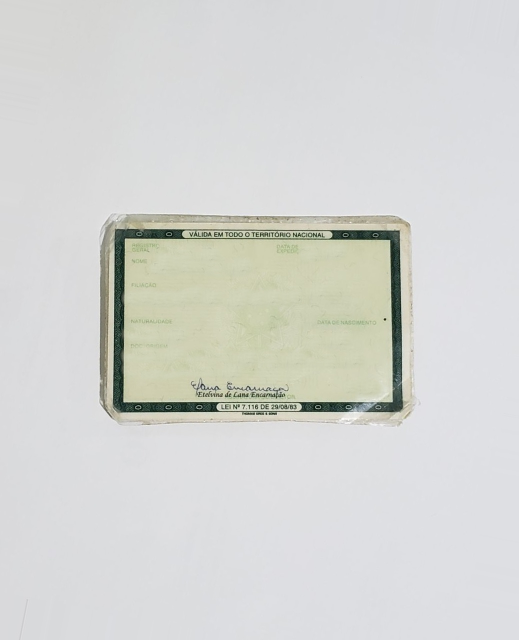
#> input picture identidade.jpeg, 1037 x 1280 px (shown at 1/2 size)
$ python recorte.py identidade.jpeg   (older library calls are emulated)
#> lines starting #> are read from the running program, lines starting #| are printed output that depends on the picture; after the words box and inside, x2 and y2 are one past the last pixel; in counts of white or black regions, pixels touching at a corner belong together; long printed decimals are rounded
#!/usr/bin/env python
'''Crop an image to just the portions containing text.

Usage:

    python3 crop_morphology.py path/to/image.jpg

This will place the cropped image in path/to/image.crop.png.

For details on the methodology, see
http://www.danvk.org/2015/01/07/finding-blocks-of-text-in-an-image-using-python-opencv-and-numpy.html

Script created by Dan Vanderkam (https://github.com/danvk)
Adapted to Python 3 by Lui Pillmann (https://github.com/luipillmann)
'''
import glob
import os
import random
import sys
import random
import math
import json
from collections import defaultdict
import cv2
from PIL import Image, ImageDraw
import numpy as np
from scipy.ndimage.filters import rank_filter
def dilate(ary, N, iterations):
    kernel = np.zeros((N,N), dtype=np.uint8)
    kernel[(N-1)//2,:] = 1
    dilated_image = cv2.dilate(ary / 255, kernel, iterations=iterations)
    kernel = np.zeros((N,N), dtype=np.uint8)
    kernel[:,(N-1)//2] = 1
    dilated_image = cv2.dilate(dilated_image, kernel, iterations=iterations)
    return dilated_image
def props_for_contours(contours, ary):
    c_info = []
    for c in contours:
        x,y,w,h = cv2.boundingRect(c)
        c_im = np.zeros(ary.shape)
        cv2.drawContours(c_im, [c], 0, 255, -1)
        c_info.append({
            'x1': x,
            'y1': y,
            'x2': x + w - 1,
            'y2': y + h - 1,
            'sum': np.sum(ary * (c_im > 0))/255})
    return c_info
def union_crops(crop1, crop2):
    x11, y11, x21, y21 = crop1
    x12, y12, x22, y22 = crop2
    return min(x11, x12), min(y11, y12), max(x21, x22), max(y21, y22)
def intersect_crops(crop1, crop2):
    x11, y11, x21, y21 = crop1
    x12, y12, x22, y22 = crop2
    return max(x11, x12), max(y11, y12), min(x21, x22), min(y21, y22)
def crop_area(crop):
    x1, y1, x2, y2 = crop
    return max(0, x2 - x1) * max(0, y2 - y1)
def find_border_components(contours, ary):
    borders = []
    area = ary.shape[0] * ary.shape[1]
    for i, c in enumerate(contours):
        x,y,w,h = cv2.boundingRect(c)
        if w * h > 0.5 * area:
            borders.append((i, x, y, x + w - 1, y + h - 1))
    return borders
def angle_from_right(deg):
    return min(deg % 90, 90 - (deg % 90))
def remove_border(contour, ary):
    c_im = np.zeros(ary.shape)
    r = cv2.minAreaRect(contour)
    degs = r[2]
    if angle_from_right(degs) <= 10.0:
        box = cv2.boxPoints(r)
        box = np.int0(box)
        cv2.drawContours(c_im, [box], 0, 255, -1)
        cv2.drawContours(c_im, [box], 0, 0, 4)
    else:
        x1, y1, x2, y2 = cv2.boundingRect(contour)
        cv2.rectangle(c_im, (x1, y1), (x2, y2), 255, -1)
        cv2.rectangle(c_im, (x1, y1), (x2, y2), 0, 4)
    return np.minimum(c_im, ary)
def find_components(edges, max_components=16):
    count = 21
    dilation = 5
    n = 1
    while count > 16:
        n += 1
        dilated_image = dilate(edges, N=3, iterations=n)
        dilated_image = np.uint8(dilated_image)
        contours, hierarchy = cv2.findContours(dilated_image, cv2.RETR_TREE, cv2.CHAIN_APPROX_SIMPLE)
        count = len(contours)
    return contours
def find_optimal_components_subset(contours, edges):
    c_info = props_for_contours(contours, edges)
    c_info.sort(key=lambda x: -x['sum'])
    total = np.sum(edges) / 255
    area = edges.shape[0] * edges.shape[1]
    c = c_info[0]
    del c_info[0]
    this_crop = c['x1'], c['y1'], c['x2'], c['y2']
    crop = this_crop
    covered_sum = c['sum']
    while covered_sum < total:
        changed = False
        recall = 1.0 * covered_sum / total
        prec = 1 - 1.0 * crop_area(crop) / area
        f1 = 2 * (prec * recall / (prec + recall))
        for i, c in enumerate(c_info):
            this_crop = c['x1'], c['y1'], c['x2'], c['y2']
            new_crop = union_crops(crop, this_crop)
            new_sum = covered_sum + c['sum']
            new_recall = 1.0 * new_sum / total
            new_prec = 1 - 1.0 * crop_area(new_crop) / area
            new_f1 = 2 * new_prec * new_recall / (new_prec + new_recall)
            remaining_frac = c['sum'] / (total - covered_sum)
            new_area_frac = 1.0 * crop_area(new_crop) / crop_area(crop) - 1
            if new_f1 > f1 or (
                    remaining_frac > 0.25 and new_area_frac < 0.15):
                print('%d %s -> %s / %s (%s), %s -> %s / %s (%s), %s -> %s' % (
                        i, covered_sum, new_sum, total, remaining_frac,
                        crop_area(crop), crop_area(new_crop), area, new_area_frac,
                        f1, new_f1))
                crop = new_crop
                covered_sum = new_sum
                del c_info[i]
                changed = True
                break
        if not changed:
            break
    return crop
def pad_crop(crop, contours, edges, border_contour, pad_px=15):
    bx1, by1, bx2, by2 = 0, 0, edges.shape[0], edges.shape[1]
    if border_contour is not None and len(border_contour) > 0:
        c = props_for_contours([border_contour], edges)[0]
        bx1, by1, bx2, by2 = c['x1'] + 5, c['y1'] + 5, c['x2'] - 5, c['y2'] - 5
    def crop_in_border(crop):
        x1, y1, x2, y2 = crop
        x1 = max(x1 - pad_px, bx1)
        y1 = max(y1 - pad_px, by1)
        x2 = min(x2 + pad_px, bx2)
        y2 = min(y2 + pad_px, by2)
        return crop
    crop = crop_in_border(crop)
    c_info = props_for_contours(contours, edges)
    changed = False
    for c in c_info:
        this_crop = c['x1'], c['y1'], c['x2'], c['y2']
        this_area = crop_area(this_crop)
        int_area = crop_area(intersect_crops(crop, this_crop))
        new_crop = crop_in_border(union_crops(crop, this_crop))
        if 0 < int_area < this_area and crop != new_crop:
            print('%s -> %s' % (str(crop), str(new_crop)))
            changed = True
            crop = new_crop
    if changed:
        return pad_crop(crop, contours, edges, border_contour, pad_px)
    else:
        return crop
def downscale_image(im, max_dim=2048):
    a, b = im.size
    if max(a, b) <= max_dim:
        return 1.0, im
    scale = 1.0 * max_dim / max(a, b)
    new_im = im.resize((int(a * scale), int(b * scale)), Image.ANTIALIAS)
    return scale, new_im
def process_image(path, out_path):
#> called with path = 'identidade.jpeg', out_path = 'identidade.crop.png'
    orig_im = Image.open(path)
#> orig_im is the input picture: PIL image 1037x1280 RGB; mean R, G, B 212.7, 213.9, 211
    scale, im = downscale_image(orig_im)
#> scale = 1
    edges = cv2.Canny(np.asarray(im), 100, 200)
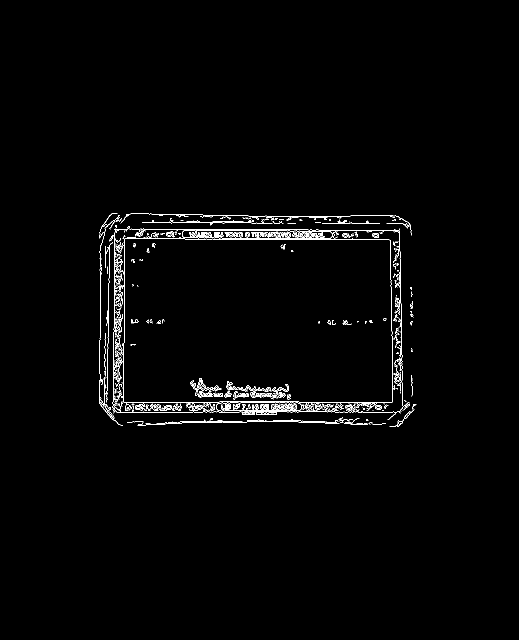
#> edges: shape (1280, 1037) (shown at 1/2 size); 1.3% white in thin lines or dots, all inside (x1, y1, x2, y2) = (198, 426, 833, 854)
    contours, hierarchy = cv2.findContours(edges, cv2.RETR_TREE, cv2.CHAIN_APPROX_SIMPLE)
#> contours = 732 contours, 620 with area under 20; largest, box (x1, y1, x2, y2) and area: (246, 476, 788, 822) 174218, (246, 476, 786, 805) 174200, (364, 460, 665, 478) 4346, (364, 460, 665, 478) 4269, (432, 805, 604, 823) 2655
    borders = find_border_components(contours, edges)
#> the loop in find_border_components, `for i, c in enumerate(contours):` made 732 passes
#> (x, y, w, h) on passes 1, 4, 5: (701, 848, 35, 2), (728, 846, 7, 2), (737, 845, 35, 4)
#> after the loop in find_border_components, `for i, c in enumerate(contours):`: borders = []
#> borders = []
    borders.sort(key=lambda i_x1_y1_x2_y2: (i_x1_y1_x2_y2[3] - i_x1_y1_x2_y2[1]) * (i_x1_y1_x2_y2[4] - i_x1_y1_x2_y2[2]))
    border_contour = None
    if len(borders):
        border_contour = contours[borders[0][0]]
        edges = remove_border(border_contour, edges)
    edges = 255 * (edges > 0).astype(np.uint8)
    maxed_rows = rank_filter(edges, -4, size=(1, 20))
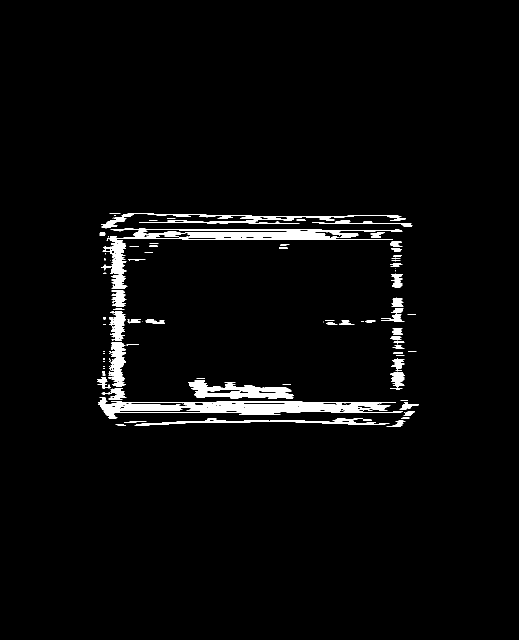
#> maxed_rows: shape (1280, 1037) (shown at 1/2 size); 2.6% white; 225 white regions (112 under 20 px), largest, box (x1, y1, x2, y2) and area: (196, 795, 806, 830) 8822, (376, 760, 588, 796) 3587, (370, 464, 660, 475) 2768
    maxed_cols = rank_filter(edges, -4, size=(20, 1))
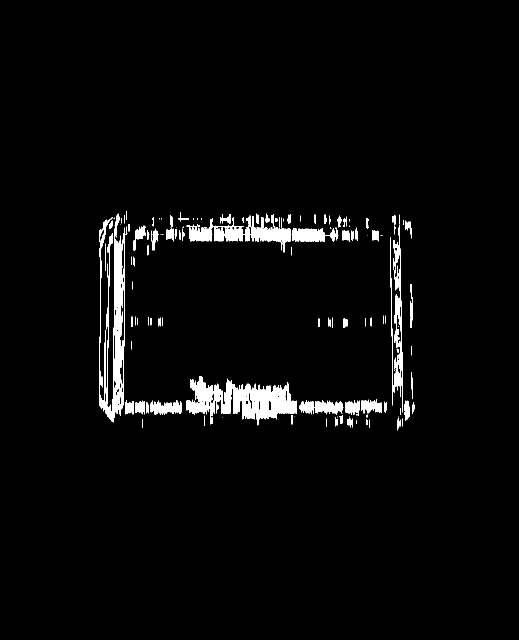
#> maxed_cols: shape (1280, 1037) (shown at 1/2 size); 2.7% white; 224 white regions (103 under 20 px), largest, box (x1, y1, x2, y2) and area: (198, 428, 247, 845) 6680, (500, 764, 594, 851) 4265, (449, 434, 571, 505) 2693
    debordered = np.minimum(np.minimum(edges, maxed_rows), maxed_cols)
#> debordered: shape (1280, 1037); 0.71% white in thin lines or dots, all inside (x1, y1, x2, y2) = (199, 428, 829, 854)
    edges = debordered
    contours = find_components(edges)
#> the loop in find_components, `while count > 16:` made 8 passes
#> count on passes 1 to 8: 182, 89, 59, 45, 37, 24, 21, 13
#> pass 1, in dilate, `dilated_image = cv2.dilate(dilated_image, kernel, iterations=iterations)`:
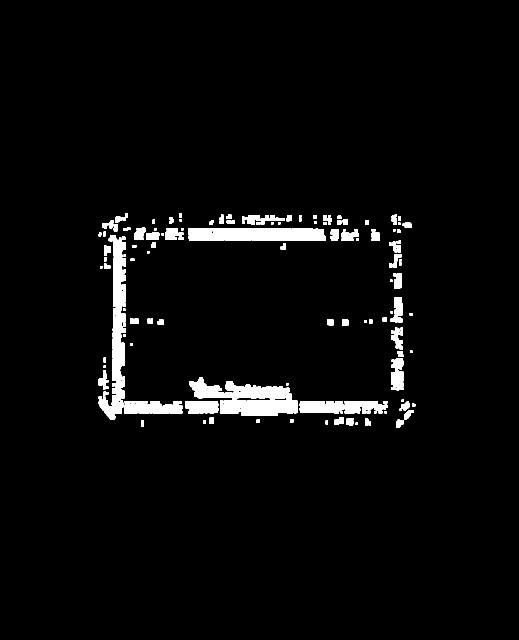
#> dilated_image: shape (1280, 1037) float64 (shown at 1/2 size); values 0 (black) and 1 (white), 3.5% white; 144 white regions, largest, box (x1, y1, x2, y2) and area: (197, 470, 252, 839) 8305, (376, 456, 652, 482) 6645, (379, 754, 584, 800) 4974
#> after the loop in find_components, `while count > 16:`:
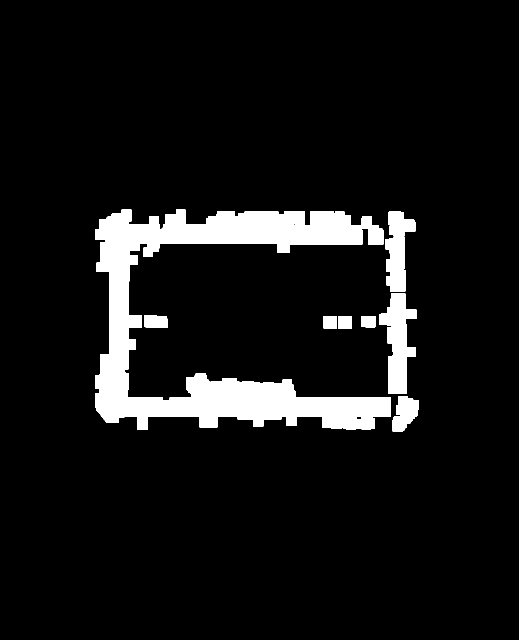
#> dilated_image: shape (1280, 1037) (shown at 1/2 size); values 0 (black) and 1 (white), 7.9% white; 9 white regions
#> after the loop in find_components, `while count > 16:`: n = 9
#> contours = 13 contours, 2 with area under 20; largest, box (x1, y1, x2, y2) and area: (190, 419, 782, 860) 82990, (758, 587, 833, 788) 7960, (771, 474, 811, 584) 3620, (785, 792, 838, 863) 2468, (776, 422, 831, 473) 1981
    if len(contours) == 0:
        print('%s -> (no text!)' % path)
        return
    crop = find_optimal_components_subset(contours, edges)
#> the loop in props_for_contours, `for c in contours:` made 13 passes
#> (x, y, w, h) on passes 1 to 12: (785, 792, 53, 71), (722, 632, 30, 23), (677, 632, 27, 26), (647, 632, 27, 26), (288, 630, 47, 26), (758, 587, 75, 201), (771, 474, 40, 110), (776, 422, 55, 51), (190, 419, 592, 441), (713, 833, 11, 6), (258, 467, 4, 17), (297, 454, 5, 4)
#> after the loop in props_for_contours, `for c in contours:`:
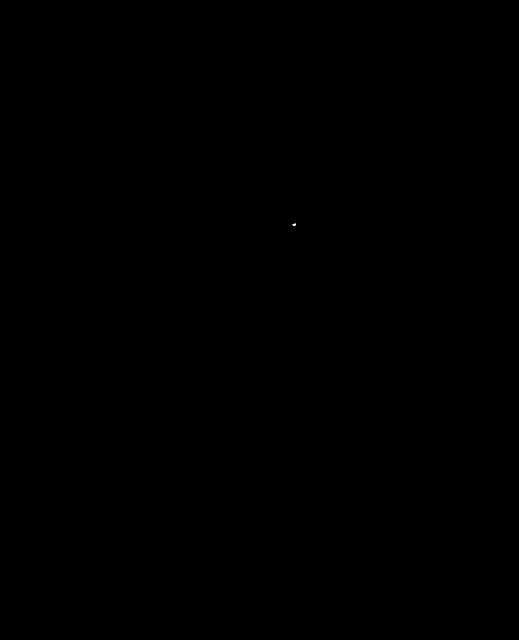
#> c_im: shape (1280, 1037) float64 (shown at 1/2 size); 0% white; 1 white region, box (x1, y1, x2, y2) and area: (585, 447, 592, 451) 20
#> after the loop in props_for_contours, `for c in contours:`: c_info = 13 items
#> in find_optimal_components_subset, `total = np.sum(edges) / 255`: total = 9450
#> in find_optimal_components_subset, `area = edges.shape[0] * edges.shape[1]`: area = 1327360
#> in find_optimal_components_subset, `c = c_info[0]`: c = {'x1': 190, 'y1': 419, 'x2': 781, 'y2': 859, 'sum': 8613}
#> in find_optimal_components_subset, `this_crop = c['x1'], c['y1'], c['x2'], c['y2']`: this_crop = (190, 419, 781, 859)
#> in find_optimal_components_subset, `covered_sum = c['sum']`: covered_sum = 8613
#> the loop in find_optimal_components_subset, `while covered_sum < total:` made 8 passes
#> (recall, prec, f1) on passes 1 to 8: (0.911, 0.804, 0.854), (0.962, 0.787, 0.866), (0.977, 0.787, 0.872), (0.987, 0.784, 0.874), (0.993, 0.784, 0.876), (0.995, 0.784, 0.877), (0.998, 0.784, 0.878), (0.999, 0.784, 0.879)
#| 0 8613.0 -> 9094.0 / 9450.0 (0.5747), 260040 -> 282480 / 1327360 (0.08629), 0.8544 -> 0.866
#| 0 9094.0 -> 9231.0 / 9450.0 (0.3848), 282480 -> 282480 / 1327360 (0.0), 0.866 -> 0.8718
#| 0 9231.0 -> 9328.0 / 9450.0 (0.4429), 282480 -> 286621 / 1327360 (0.01466), 0.8718 -> 0.8739
#| 0 9328.0 -> 9381.0 / 9450.0 (0.4344), 286621 -> 286621 / 1327360 (0.0), 0.8739 -> 0.8761
#| 0 9381.0 -> 9405.0 / 9450.0 (0.3478), 286621 -> 286621 / 1327360 (0.0), 0.8761 -> 0.8771
#| 0 9405.0 -> 9427.0 / 9450.0 (0.4889), 286621 -> 286621 / 1327360 (0.0), 0.8771 -> 0.878
#| 0 9427.0 -> 9440.0 / 9450.0 (0.5652), 286621 -> 286621 / 1327360 (0.0), 0.878 -> 0.8786
#| 0 9440.0 -> 9450.0 / 9450.0 (1.0), 286621 -> 286621 / 1327360 (0.0), 0.8786 -> 0.879
#> crop = (190, 419, 837, 862)
    crop = pad_crop(crop, contours, edges, border_contour)
#> in pad_crop, `bx1, by1, bx2, by2 = 0, 0, edges.shape[0], edges.shape[1]`: bx1 = 0; bx2 = 1280; by2 = 1037
#> in crop_in_border, `x1, y1, x2, y2 = crop`: x1 = 190; y1 = 419; x2 = 837; y2 = 862
#> in crop_in_border, `x1 = max(x1 - pad_px, bx1)`: x1 = 175
#> in crop_in_border, `y1 = max(y1 - pad_px, by1)`: y1 = 404
#> in crop_in_border, `x2 = min(x2 + pad_px, bx2)`: x2 = 852
#> in crop_in_border, `y2 = min(y2 + pad_px, by2)`: y2 = 877
#> in pad_crop, `crop = crop_in_border(crop)`: crop = (190, 419, 837, 862)
#> the loop in props_for_contours (call 2), `for c in contours:` made 13 passes
#> in pad_crop, `c_info = props_for_contours(contours, edges)`: c_info = 13 items
#> the loop in pad_crop, `for c in c_info:` made 13 passes
#> c on passes 2 to 12: {'x1': 722, 'y1': 632, 'x2': 751, 'y2': 654, 'sum': 10}, {'x1': 677, 'y1': 632, 'x2': 703, 'y2': 657, 'sum': 22}, {'x1': 647, 'y1': 632, 'x2': 673, 'y2': 657, 'sum': 13}, {'x1': 288, 'y1': 630, 'x2': 334, 'y2': 655, 'sum': 24}, {'x1': 758, 'y1': 587, 'x2': 832, 'y2': 787, 'sum': 481}, {'x1': 771, 'y1': 474, 'x2': 810, 'y2': 583, 'sum': 137}, {'x1': 776, 'y1': 422, 'x2': 830, 'y2': 472, 'sum': 53}, {'x1': 190, 'y1': 419, 'x2': 781, 'y2': 859, 'sum': 8613}, {'x1': 713, 'y1': 833, 'x2': 723, 'y2': 838, 'sum': 0}, {'x1': 258, 'y1': 467, 'x2': 261, 'y2': 483, 'sum': 0}, {'x1': 297, 'y1': 454, 'x2': 301, 'y2': 457, 'sum': 0}
#> (c, this_area) on pass 1: ({'x1': 785, 'y1': 792, 'x2': 837, 'y2': 862, 'sum': 97}, 3640)
    crop = [int(x / scale) for x in crop]
    text_im = orig_im.crop(crop)
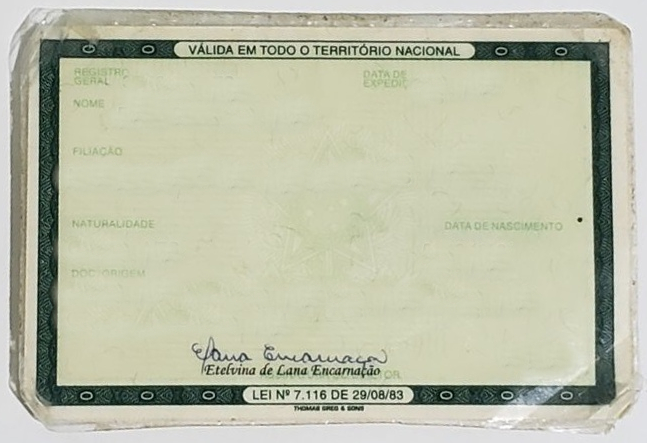
#> text_im: PIL image 647x443 RGB; mean R, G, B 188, 190.8, 169.2
    text_im.save(out_path)
    print('%s -> %s' % (path, out_path))

if __name__ == '__main__':
    if len(sys.argv) == 2 and '*' in sys.argv[1]:
        files = glob.glob(sys.argv[1])
        random.shuffle(files)
    else:
        files = sys.argv[1:]
    for path in files:
        out_path = path.replace('.jpeg', '.crop.png')
        if os.path.exists(out_path): continue
        try:
            process_image(path, out_path)
        except Exception as e:
            print('%s %s' % (path, e))
